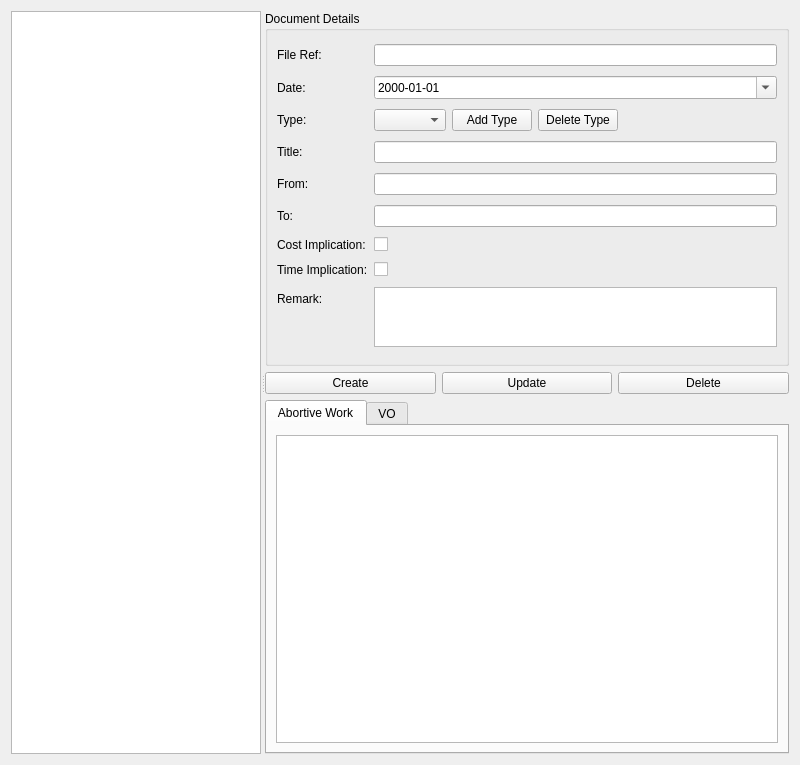
<?xml version="1.0" encoding="UTF-8"?>
<ui version="4.0">
 <class>DocManagerForm</class>
 <widget class="QWidget" name="DocManagerForm">
  <property name="geometry">
   <rect>
    <x>0</x>
    <y>0</y>
    <width>800</width>
    <height>765</height>
   </rect>
  </property>
  <property name="windowTitle">
   <string>Document Manager</string>
  </property>
  <layout class="QHBoxLayout" name="horizontalLayout">
   <item>
    <widget class="QSplitter" name="splitter">
     <property name="orientation">
      <enum>Qt::Horizontal</enum>
     </property>
     <widget class="QListWidget" name="recordList">
      <property name="maximumSize">
       <size>
        <width>250</width>
        <height>16777215</height>
       </size>
      </property>
     </widget>
     <widget class="QWidget" name="rightSide" native="true">
      <layout class="QVBoxLayout" name="verticalLayout">
       <item>
        <widget class="QGroupBox" name="formGroupBox">
         <property name="title">
          <string>Document Details</string>
         </property>
         <layout class="QFormLayout" name="formLayout">
          <item row="0" column="0">
           <widget class="QLabel" name="label_file">
            <property name="text">
             <string>File Ref:</string>
            </property>
           </widget>
          </item>
          <item row="0" column="1">
           <widget class="QLineEdit" name="lineEdit_file"/>
          </item>
          <item row="1" column="0">
           <widget class="QLabel" name="label_date">
            <property name="text">
             <string>Date:</string>
            </property>
           </widget>
          </item>
          <item row="1" column="1">
           <widget class="QDateEdit" name="dateEdit_date">
            <property name="displayFormat">
             <string>yyyy-MM-dd</string>
            </property>
            <property name="calendarPopup">
             <bool>true</bool>
            </property>
           </widget>
          </item>
          <item row="2" column="0">
           <widget class="QLabel" name="label_type">
            <property name="text">
             <string>Type:</string>
            </property>
           </widget>
          </item>
          <item row="2" column="1">
           <layout class="QHBoxLayout" name="horizontalLayout_type">
            <item>
             <widget class="QComboBox" name="comboBox_type"/>
            </item>
            <item>
             <widget class="QPushButton" name="btn_add_type">
              <property name="text">
               <string>Add Type</string>
              </property>
             </widget>
            </item>
            <item>
             <widget class="QPushButton" name="btn_delete_type">
              <property name="text">
               <string>Delete Type</string>
              </property>
             </widget>
            </item>
            <item>
             <spacer name="horizontalSpacer">
              <property name="orientation">
               <enum>Qt::Horizontal</enum>
              </property>
              <property name="sizeHint" stdset="0">
               <size>
                <width>40</width>
                <height>20</height>
               </size>
              </property>
             </spacer>
            </item>
           </layout>
          </item>
          <item row="3" column="0">
           <widget class="QLabel" name="label_title">
            <property name="text">
             <string>Title:</string>
            </property>
           </widget>
          </item>
          <item row="3" column="1">
           <widget class="QLineEdit" name="lineEdit_title"/>
          </item>
          <item row="4" column="0">
           <widget class="QLabel" name="label_from">
            <property name="text">
             <string>From:</string>
            </property>
           </widget>
          </item>
          <item row="4" column="1">
           <widget class="QLineEdit" name="lineEdit_from"/>
          </item>
          <item row="5" column="0">
           <widget class="QLabel" name="label_to">
            <property name="text">
             <string>To:</string>
            </property>
           </widget>
          </item>
          <item row="5" column="1">
           <widget class="QLineEdit" name="lineEdit_to"/>
          </item>
          <item row="6" column="0">
           <widget class="QLabel" name="label_cost">
            <property name="text">
             <string>Cost Implication:</string>
            </property>
           </widget>
          </item>
          <item row="6" column="1">
           <widget class="QCheckBox" name="checkBox_cost"/>
          </item>
          <item row="7" column="0">
           <widget class="QLabel" name="label_time">
            <property name="text">
             <string>Time Implication:</string>
            </property>
           </widget>
          </item>
          <item row="7" column="1">
           <widget class="QCheckBox" name="checkBox_time"/>
          </item>
          <item row="8" column="0">
           <widget class="QLabel" name="label_remark">
            <property name="text">
             <string>Remark:</string>
            </property>
           </widget>
          </item>
          <item row="8" column="1">
           <widget class="QTextEdit" name="textEdit_remark">
            <property name="maximumSize">
             <size>
              <width>16777215</width>
              <height>60</height>
             </size>
            </property>
           </widget>
          </item>
         </layout>
        </widget>
       </item>
       <item>
        <layout class="QHBoxLayout" name="buttonLayout">
         <item>
          <widget class="QPushButton" name="btn_create">
           <property name="text">
            <string>Create</string>
           </property>
          </widget>
         </item>
         <item>
          <widget class="QPushButton" name="btn_update">
           <property name="text">
            <string>Update</string>
           </property>
          </widget>
         </item>
         <item>
          <widget class="QPushButton" name="btn_delete">
           <property name="text">
            <string>Delete</string>
           </property>
          </widget>
         </item>
        </layout>
       </item>
       <item>
        <widget class="QTabWidget" name="intermediateTabs">
         <widget class="QWidget" name="tab_abortive">
          <attribute name="title">
           <string>Abortive Work</string>
          </attribute>
          <layout class="QVBoxLayout" name="verticalLayout_tab1">
           <item>
            <widget class="QTableWidget" name="table_abortive"/>
           </item>
          </layout>
         </widget>
         <widget class="QWidget" name="tab_vo">
          <attribute name="title">
           <string>VO</string>
          </attribute>
          <layout class="QVBoxLayout" name="verticalLayout_tab2">
           <item>
            <widget class="QTableWidget" name="table_vo"/>
           </item>
          </layout>
         </widget>
        </widget>
       </item>
      </layout>
     </widget>
    </widget>
   </item>
  </layout>
 </widget>
 <resources/>
 <connections/>
</ui>
